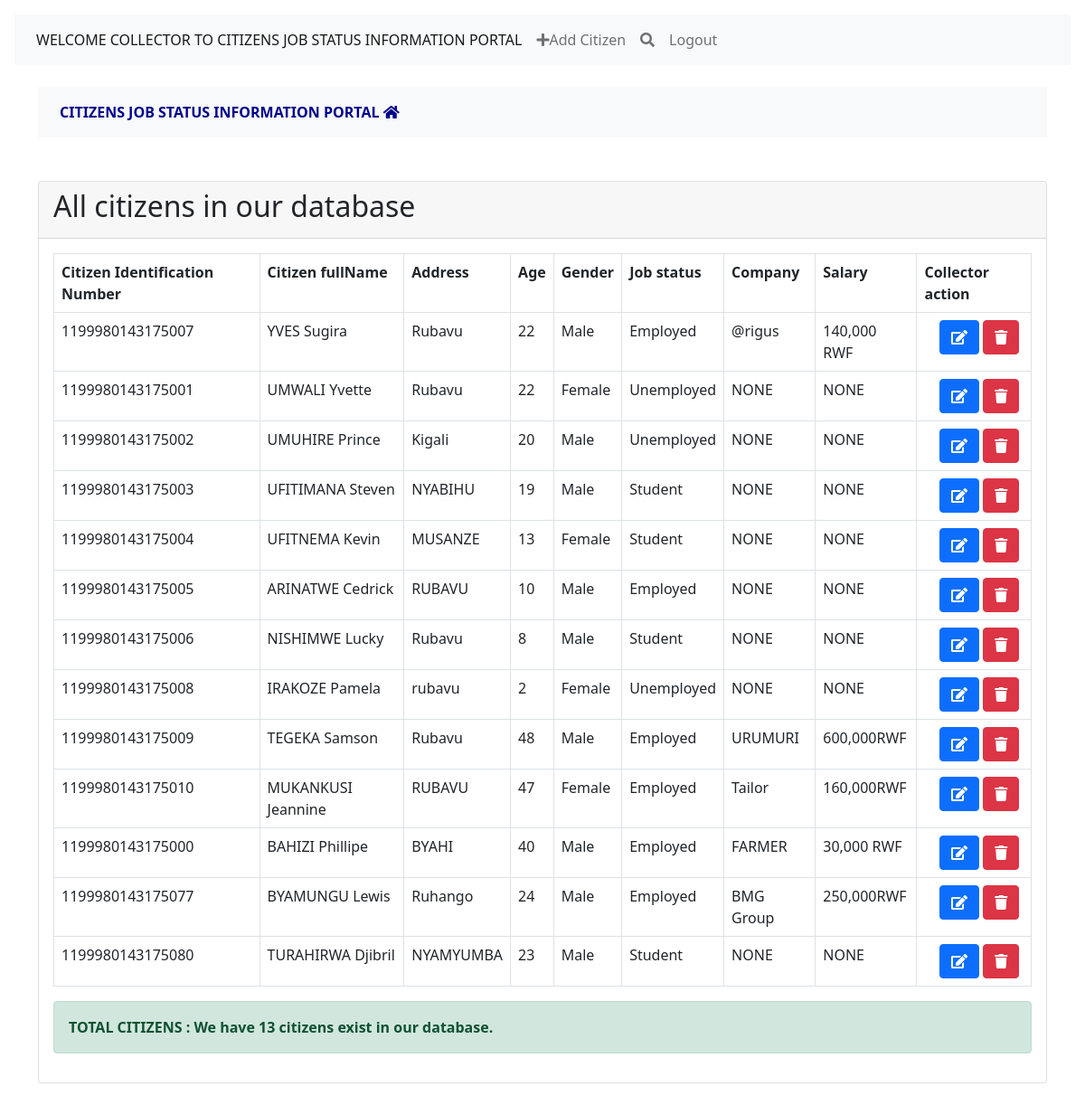
Screenshot of /collectorIndex.php with the database file from the repository.
### tables this page shows
CREATE TABLE `citizen` (
  `id` int(11) NOT NULL,
  `cid` varchar(25) NOT NULL,
  `fullname` varchar(50) NOT NULL,
  `address` varchar(50) NOT NULL,
  `age` varchar(3) NOT NULL,
  `sex` varchar(11) NOT NULL,
  `status` varchar(50) NOT NULL,
  `company` varchar(50) NOT NULL,
  `salary` varchar(50) NOT NULL
);

### collectorIndex.php (the view, shortened to what this page needs)
<?php
require 'includeFiles/header.php';
?>
<!DOCTYPE html>
<html>
<head>
    <link rel="stylesheet" type="text/css" href="css/bootstrap.css">
    <link rel="stylesheet" type="text/css" href="css/bootstrap.min.css">
    <link rel="stylesheet" type="text/css" href="js/bootstrap.min.js">
        <link rel="stylesheet" type="text/css" href="icons/all.min.css">
    </head>
    <body>
<?php
require 'includeFiles/config.php';
$sql = 'SELECT * FROM citizen';
$statement = $connection->prepare($sql);
$statement->execute();
$people = $statement->fetchAll(PDO::FETCH_OBJ);
 ?>
<div class="container"><br>
    <nav class="navbar navbar-expand-lg navbar-light bg-light">
    <div class="collapse navbar-collapse" id="navbarSupportedContent">
        <ul class="navbar-nav me-auto">
            <li class="nav-item">
                <a class="nav-link" href="collectorIndex.php" style="font-weight:bold;padding:8px;"><b style="color:darkblue">CITIZENS JOB STATUS INFORMATION PORTAL <i class="fas fa-home"></i></b></a>
            </li>
        </ul>
    </div>
</nav>
  <div class="card mt-5">
    <div class="card-header">
      <h2>All citizens in our database</h2>
    </div>
    <div class="card-body">
      <table class="table table-bordered">
        <tr>
        <th>Citizen Identification Number</th>
        <th>Citizen fullName</th>
        <th>Address</th>
        <th>Age</th>
        <th>Gender</th>
        <th>Job status</th>
        <th>Company</th>
        <th>Salary</th>
        <th>Collector action</th>
        </tr>
        <?php foreach($people as $person): ?>
          <tr>
            <td><?= $person->cid; ?></td>
            <td><?= $person->fullname; ?></td>
            <td><?= $person->address; ?></td>
            <td><?= $person->age; ?></td>
            <td><?= $person->sex; ?></td>
            <td><?= $person->status; ?></td>
            <td><?= $person->company; ?></td>
            <td><?= $person->salary; ?></td>
            <td>&nbsp;&nbsp;&nbsp;
              <a onclick="return confirm('Are you sure you want to update this record ?')" href="edit.php?id=<?= $person->id ?>" class='btn btn-primary'><i class="fas fa-edit"></i></a>
                <a onclick="return confirm('Are you sure you want to delete this CItizen record?')" href="delete.php?id=<?= $person->id ?>" class='btn btn-danger'><i class="fa fa-trash" aria-hidden="true"></i></a>
            </td>
          </tr>
        <?php endforeach; ?>
      </table>
        <?php
        $caountSl="SELECT COUNT(*) AS num FROM citizen";
        $stmt=$connection->prepare($caountSl);
        $stmt->execute();
        $rows=$stmt->fetch(PDO::FETCH_ASSOC);
        $message='<b>'.'TOTAL CITIZENS : We have ' .$rows['num']. " citizens exist in our database.".'</b>';
        echo "<div class='alert alert-success'>" .$message. "</div>";
?>
    </div>
  </div>
</div>
    </body>
</html>

### includeFiles/header.php (shortened to what this page needs)
<!doctype html>
<html lang="en">
<head>
    <link rel="stylesheet"
          href="https://maxcdn.bootstrapcdn.com/bootstrap/4.0.0-beta.2/css/bootstrap.min.css"
>
        <link rel="stylesheet" type="text/css" href="icons/all.min.css">
</head>
<body class="p-3 mb-2 bg-white text-dark">
<nav class="navbar navbar-expand-lg navbar-light bg-light">
    <div class="collapse navbar-collapse" id="navbarSupportedContent">
        <ul class="navbar-nav me-auto">
                <li class="nav-item active">
                <a class="nav-link" href="collectorIndex.php">WELCOME COLLECTOR <?php echo '<strong><u>'.$_SESSION["email"].'</strong></u>';?> TO CITIZENS JOB STATUS INFORMATION PORTAL <span class="sr-only">(current)</a>
            </li>
            <li class="nav-item">
                <a class="nav-link" href="AddNewCitizen.php"><i class="fa fa-plus" aria-hidden="true"></i>Add Citizen</a>
            </li>
            <li class="nav-item">
            <a class="nav-link" href="Search.php"> <i class="fas fa-search"></i></a
        </li>
            <li class="nav-item">
            <a class="nav-link" href="logout.php">Logout</a>
        </li>
        </ul>
    </div>
</nav>
</body>
</html>

### rows the page displays
citizen: cid "1199980143175007", fullname "YVES Sugira", address "Rubavu", age "22", sex "Male", status "Employed", company "@rigus", salary "140,000 RWF"
citizen: cid "1199980143175001", fullname "UMWALI Yvette", address "Rubavu", age "22", sex "Female", status "Unemployed", company "NONE", salary "NONE"
citizen: cid "1199980143175002", fullname "UMUHIRE Prince", address "Kigali", age "20", sex "Male", status "Unemployed", company "NONE", salary "NONE"
citizen: cid "1199980143175003", fullname "UFITIMANA Steven", address "NYABIHU", age "19", sex "Male", status "Student", company "NONE", salary "NONE"
citizen: cid "1199980143175004", fullname "UFITNEMA Kevin", address "MUSANZE", age "13", sex "Female", status "Student", company "NONE", salary "NONE"
citizen: cid "1199980143175005", fullname "ARINATWE Cedrick", address "RUBAVU", age "10", sex "Male", status "Employed", company "NONE", salary "NONE"
citizen: cid "1199980143175006", fullname "NISHIMWE Lucky", address "Rubavu", age "8", sex "Male", status "Student", company "NONE", salary "NONE"
citizen: cid "1199980143175008", fullname "IRAKOZE Pamela", address "rubavu", age "2", sex "Female", status "Unemployed", company "NONE", salary "NONE"
citizen: cid "1199980143175009", fullname "TEGEKA Samson", address "Rubavu", age "48", sex "Male", status "Employed", company "URUMURI", salary "600,000RWF"
citizen: cid "1199980143175010", fullname "MUKANKUSI Jeannine", address "RUBAVU", age "47", sex "Female", status "Employed", company "Tailor", salary "160,000RWF"
citizen: cid "1199980143175000", fullname "BAHIZI Phillipe", address "BYAHI", age "40", sex "Male", status "Employed", company "FARMER", salary "30,000 RWF"
citizen: cid "1199980143175077", fullname "BYAMUNGU Lewis", address "Ruhango", age "24", sex "Male", status "Employed", company "BMG Group", salary "250,000RWF"
citizen: cid "1199980143175080", fullname "TURAHIRWA Djibril", address "NYAMYUMBA", age "23", sex "Male", status "Student", company "NONE", salary "NONE"

### other values shown
$rows['num'] "13"
